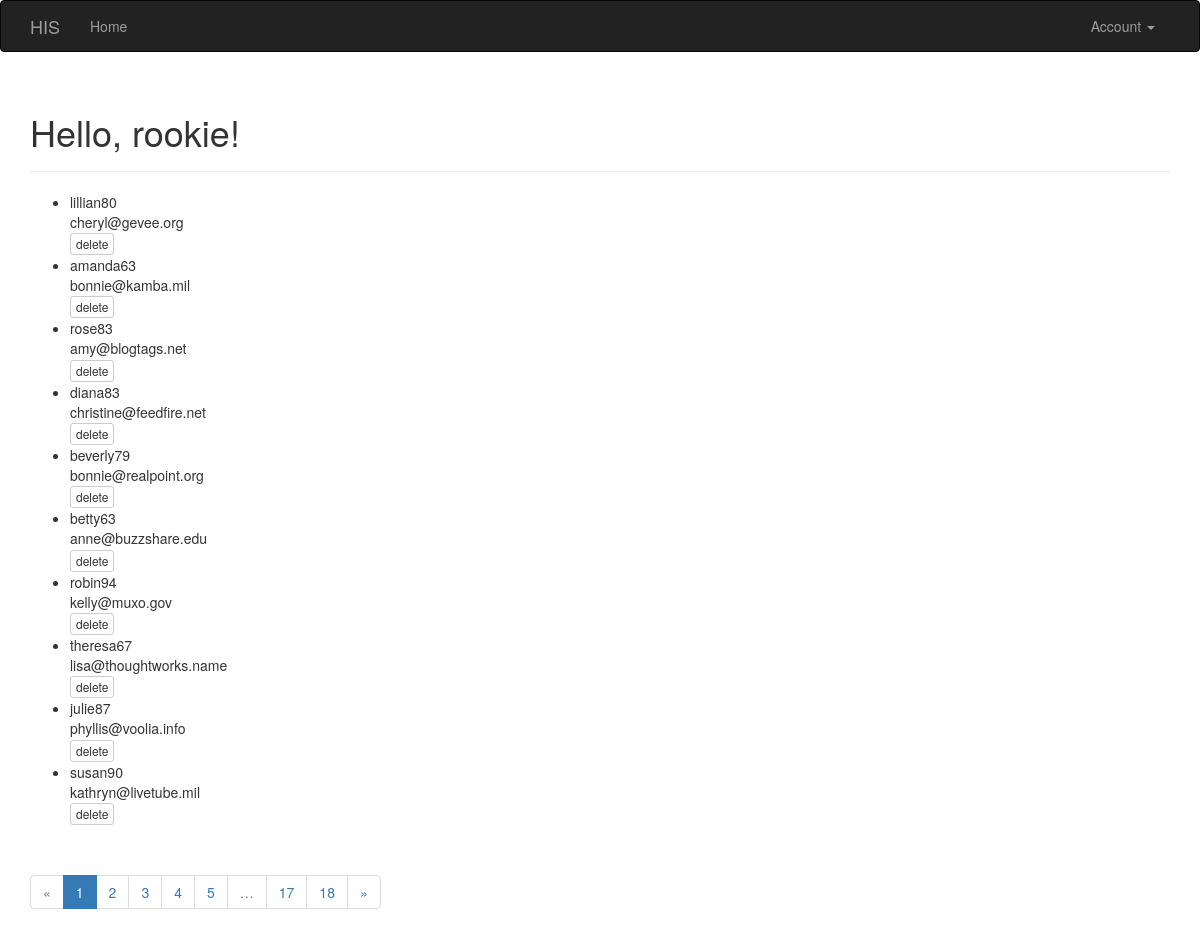
The page / (signed in) on the database its author committed.
### app/models.py (models this page shows, shortened)
class User(UserMixin, db.Model):
    __tablename__ = 'users'
    id = db.Column(db.Integer, primary_key=True)
    email = db.Column(db.String(64), unique=True, index=True)
    username = db.Column(db.String(64), unique=True, index=True)
    role_id = db.Column(db.Integer, db.ForeignKey('roles.id'))
    password_hash = db.Column(db.String(128))
    confirmed = db.Column(db.Boolean, default=False)
    @property
    def password(self):
        raise AttributeError('password is not a readable attribute')
    def can(self, permissions):
        return self.role is not None and \
            (self.role.permissions & permissions) == permissions
    def is_administrator(self):
        return self.can(Permission.ADMINISTER)

### app/main/views.py (the view)
@main.route('/')
def index():
    page = request.args.get('page', 1, type=int)
    pagination = User.query.order_by(User.id.desc()).paginate(
        page, per_page=current_app.config['FLASKY_POSTS_PER_PAGE'],
        error_out=False)
    users = pagination.items
    return render_template('index.html', users=users, pagination=pagination)
    return render_template('index.html')

### app/auth/views.py (called while the page is built)
@auth.before_app_request
def before_request():
    if current_user.is_authenticated \
            and not current_user.confirmed \
            and request.endpoint[:5] != 'auth.' \
            and request.endpoint != 'static':
        return redirect(url_for('auth.unconfirmed'))

### app/main/__init__.py (called while the page is built)
@main.app_context_processor
def inject_permissions():
    return dict(Permission=Permission)

### app/models.py (called while the page is built)
@login_manager.user_loader
def load_user(user_id):
    return User.query.get(int(user_id))

### app/templates/index.html (shortened to what this page needs)
{% extends "base.html" %}
{% import "_macros.html" as macros %}
{% block page_content %}
<div class="page-header">
    <h1>Hello, {% if current_user.is_authenticated %}{{ current_user.username }}{% else %}Stranger{% endif %}!</h1>
</div>
{% if current_user.is_administrator() %}
    <ul class="users">
        {% for user in users %}
            {% if not user.username == current_user.username%}
                <li class="user">
                    <div class="user-content">
                        <div class="user-name">{{ user.username }}</div>
                        <div class="user-email">{{ user.email }}</div>
                    </div>
                </li>
                <a class="btn btn-default btn-xs" href="{{ url_for('.delete_user',id = user.id) }}">delete</a>
            {% endif %}
        {% endfor %}
    </ul>
    {% if pagination %}
    <div class="pagination">
        {{ macros.pagination_widget(pagination, '.index') }}
    </div>
{% endif %}
{% endif %}
{% endblock %}

### app/templates/base.html (shortened to what this page needs)
{% extends "bootstrap/base.html" %}
{% block head %}
{{ super() }}
{% endblock %}
{% block navbar %}
<div class="navbar navbar-inverse" role="navigation">
    <div class="container">
        <div class="navbar-header">
            <a class="navbar-brand" href="{{ url_for('main.index') }}">HIS</a>
        </div>
        <div class="navbar-collapse collapse">
            <ul class="nav navbar-nav">
                <li><a href="{{ url_for('main.index') }}">Home</a></li>
            </ul>
            <ul class="nav navbar-nav navbar-right">
                {% if current_user.is_authenticated %}
                <li class="dropdown">
                    <a href="#" class="dropdown-toggle" data-toggle="dropdown">Account <b class="caret"></b></a>
                </li>
                {% else %}
                <li><a href="{{ url_for('auth.login') }}">Log In</a></li>
                {% endif %}
            </ul>
        </div>
    </div>
</div>
{% endblock %}
{% block content %}
<div class="container">
    {% block page_content %}{% endblock %}
</div>
{% endblock %}

### app/templates/_macros.html
{% macro pagination_widget(pagination, endpoint) %}
<ul class="pagination">
    <li{% if not pagination.has_prev %} class="disabled"{% endif %}>
        <a href="{% if pagination.has_prev %}{{ url_for(endpoint, page=pagination.prev_num, **kwargs) }}{% else %}#{% endif %}">
            &laquo;
        </a>
    </li>
    {% for p in pagination.iter_pages() %}
        {% if p %}
            {% if p == pagination.page %}
            <li class="active">
                <a href="{{ url_for(endpoint, page = p, **kwargs) }}">{{ p }}</a>
            </li>
            {% else %}
            <li>
                <a href="{{ url_for(endpoint, page = p, **kwargs) }}">{{ p }}</a>
            </li>
            {% endif %}
        {% else %}
        <li class="disabled"><a href="#">&hellip;</a></li>
        {% endif %}
    {% endfor %}
    <li{% if not pagination.has_next %} class="disabled"{% endif %}>
        <a href="{% if pagination.has_next %}{{ url_for(endpoint, page=pagination.next_num, **kwargs) }}{% else %}#{% endif %}">
            &raquo;
        </a>
    </li>
</ul>
{% endmacro %}

### rows shown on the page
User: username "rookie"
User: username "lillian80", email "cheryl@gevee.org"
User: username "amanda63", email "bonnie@kamba.mil"
User: username "rose83", email "amy@blogtags.net"
User: username "diana83", email "christine@feedfire.net"
User: username "beverly79", email "bonnie@realpoint.org"
User: username "betty63", email "anne@buzzshare.edu"
User: username "robin94", email "kelly@muxo.gov"
User: username "theresa67", email "lisa@thoughtworks.name"
User: username "julie87", email "phyllis@voolia.info"
User: username "susan90", email "kathryn@livetube.mil"

### other values the page prints
{{ p }} "1"
{{ p }} "2" "3" "4" "5" "17" "18"
